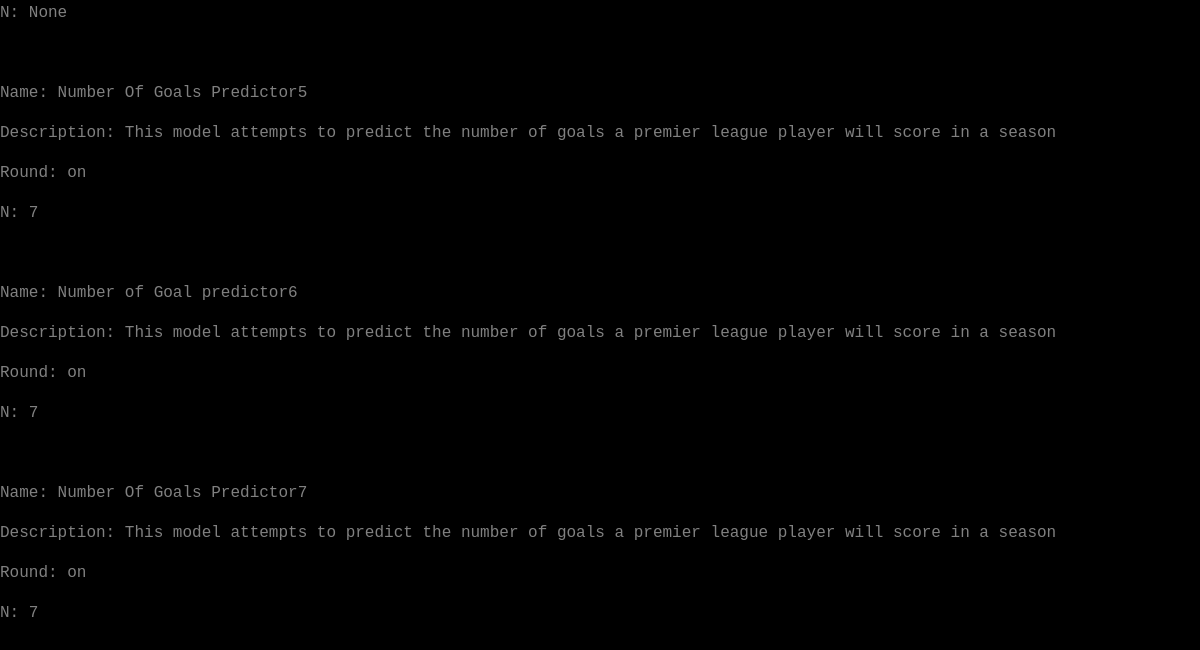
Before: /view (lower part) with the older database file.
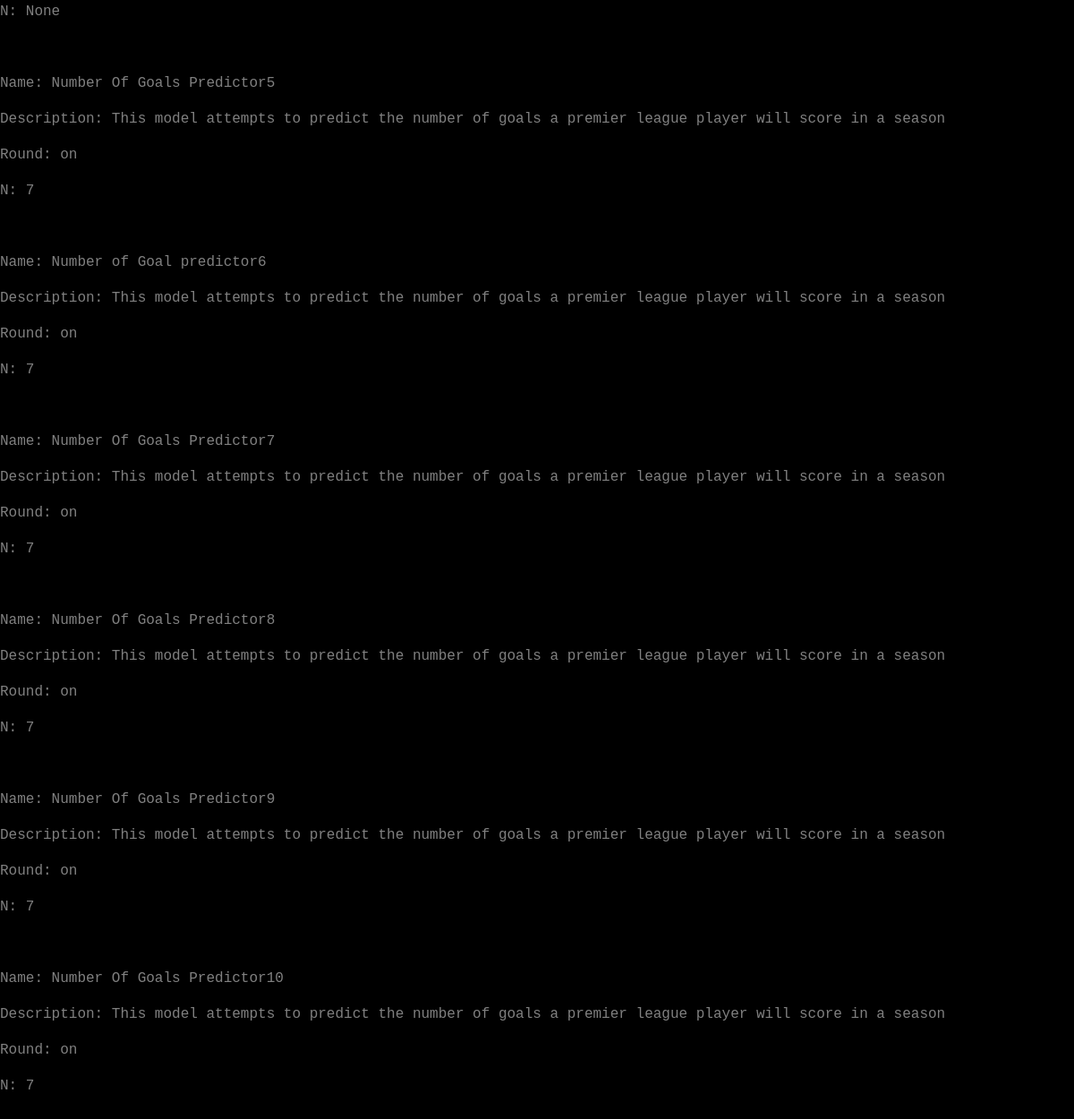
After: the same page with the newer database file.
### app.py (models this page shows, shortened)
class models(db.Model):
    _id = db.Column("id", db.Integer, primary_key=True)
    filename = db.Column(db.String(50))
    filedescription = db.Column(db.String(200))
    data = db.Column(db.LargeBinary)
    instructions = db.Column(db.LargeBinary)
    isround = db.Column(db.String(50))
    dictionary = db.Column(db.LargeBinary)
    parameterorder = db.Column(db.String(50))
    numberofparameters = db.Column(db.Integer())

### app.py (the view)
@app.route("/view")
def view():
    return render_template("view.html", values=models.query.all())

### templates/view.html (shortened to what this page needs)
{% extends "base.html" %}
{% block content %}
    {% for item in values %}
        <p>Name: {{item.filename}}</p>
        <p>Description: {{item.filedescription}}</p>
        <p>Round: {{item.isround}}</p>
        <p>N: {{item.numberofparameters}}</p>
        <p>&ensp;</p>
    {% endfor %}
{% endblock %}

### templates/base.html (shortened to what this page needs)
<html>
<head>
    <link rel="stylesheet" href="https://cdn.jsdelivr.net/npm/bootstrap@4.3.1/dist/css/bootstrap.min.css">
</head>
<link rel="stylesheet" href="/static/styles/style.css"/>
    <body style="background-color:black;">
        {% block content %}
        {% endblock %}
    </body>
</html>

### static/styles/style.css (style rules this page uses)
p { color: grey; font-family: "Lucida Console", "Courier New", "monospace"; }

Changed rows visible on the page:
added models: filename "Number Of Goals Predictor8", filedescription "This model attempts to predict the number of goals a premier league player will score in a season", isround "on", numberofparameters "7"
added models: filename "Number Of Goals Predictor9", filedescription "This model attempts to predict the number of goals a premier league player will score in a season", isround "on", numberofparameters "7"
added models: filename "Number Of Goals Predictor10", filedescription "This model attempts to predict the number of goals a premier league player will score in a season", isround "on", numberofparameters "7"
